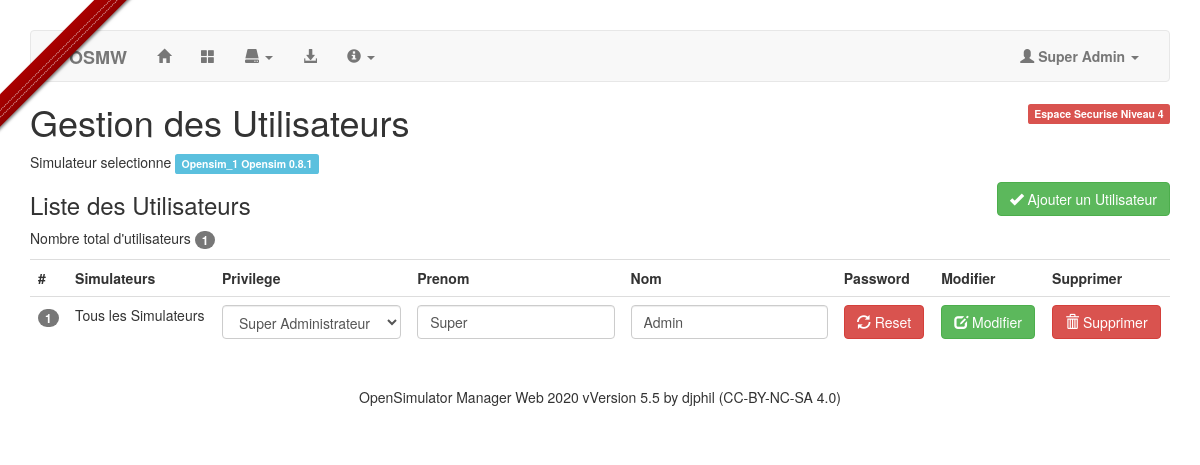
Screenshot of /?a=15 (signed in) with the database file from the repository.
### tables this page shows
CREATE TABLE `moteurs` (
  `osAutorise` tinyint(4) NOT NULL AUTO_INCREMENT,
  `id_os` varchar(50) NOT NULL,
  `name` varchar(50) NOT NULL,
  `version` varchar(50) NOT NULL,
  `address` varchar(50) NOT NULL,
  `DB_OS` varchar(50) NOT NULL,
  `hypergrid` varchar(255) NOT NULL,
  PRIMARY KEY (`osAutorise`)
);

CREATE TABLE `users` (
  `id` int(11) NOT NULL AUTO_INCREMENT,
  `firstname` varchar(15) NOT NULL,
  `lastname` varchar(15) NOT NULL,
  `password` text NOT NULL,
  `privilege` int(11) NOT NULL,
  `osAutorise` varchar(50) NOT NULL,
  PRIMARY KEY (`id`)
);

CREATE TABLE `config` (
  `id` int(11) NOT NULL AUTO_INCREMENT,
  `cheminAppli` varchar(50) NOT NULL,
  `destinataire` varchar(50) NOT NULL,
  `Autorized` int(2) NOT NULL,
  `NbAutorized` int(2) NOT NULL,
  `VersionOSMW` varchar(50) NOT NULL,
  `urlOSMW` varchar(255) NOT NULL,
  PRIMARY KEY (`id`)
);

### inc/fonctions.php (called while the page is built, shortened)
<?php
function INI_Conf($cles, $valeur)
{
    require('inc/mysqli.php');
    $sql = "SELECT * FROM config";
    $req = mysqli_query($db, $sql) or die('Erreur SQL !<p>'.$sql.'</p>'.mysqli_error($db));
    $data = mysqli_fetch_array($req);
    switch ($valeur)
    {
        case "VersionOSMW":
            $Version = $data['VersionOSMW'];
            break;
    }
    return $Version;
}
function INI_Conf_Moteur($cles, $valeur)
{
    require('inc/mysqli.php');
    $sql = "SELECT * FROM moteurs WHERE id_os = '".$cles."'";
    $req = mysqli_query($db, $sql) or die('Erreur SQL !<p>'.$sql.'</p>'.mysqli_error($db));
    $data = mysqli_fetch_array($req);
    $Version = "";
    switch ($valeur)
    {
        case "version":
            $Version = $data['version'];
            break;
    }
    return $Version;
}
?>

### inc/GestUsers.php (the view, shortened to what this page needs)
<?php
if (isset($_SESSION['authentification']) && $_SESSION['privilege'] >= 3)
{
    echo '<p class="pull-right"><span class="label label-danger">Espace Securise Niveau '.$_SESSION['privilege'].'</span></p>';
    echo '<h1>Gestion des Utilisateurs</h1>';
    echo '<p>Simulateur selectionne ';
    echo '<strong class="label label-info">'.$_SESSION['opensim_select'].' '.INI_Conf_Moteur($_SESSION['opensim_select'], "version").'</strong>';
    echo '</p>';
	$btnN3 = "disabled";
	if ($_SESSION['privilege'] == 4) {$btnN1 = ""; $btnN2 = ""; $btnN3 = "";}
    if (isset($_POST['cmd']) != 'Ajouter')
    {
        echo '<form class="form-group pull-right" method="post" action="">';
        echo '<button class="btn btn-success" type="submit" '.$btnN3.'>';
        echo '<i class="glyphicon glyphicon-ok"></i> Ajouter un Utilisateur</button>';
        echo '</form>';
        echo '<h3>Liste des Utilisateurs</h3>';
        $sql = 'SELECT * FROM users ORDER BY id ASC';
        $req = mysqli_query($db, $sql) or die('Erreur SQL !<p>'.$sql.'</p>'.mysqli_error($db));
        echo "<p>Nombre total d'utilisateurs <span class='badge'>".mysqli_num_rows($req)."</span></p>";
        echo '<table class="table table-hover">';
        echo '<tr>';
        echo '<th>#</th>';
        echo '<th>Simulateurs</th>';
        echo '<th>Privilege</th>';
        echo '<th>Prenom</th>';
        echo '<th>Nom</th>';
        echo '<th>Password</th>';
        echo '<th>Modifier</th>';
        echo '<th>Supprimer</th>';
        echo '</tr>';
        $sql = 'SELECT * FROM users ORDER BY id ASC';
        $req = mysqli_query($db, $sql) or die('Erreur SQL !<p>'.$sql.'</p>'.mysqli_error($db));
        $n = 0;
        $block = "disabled";
        while ($data = mysqli_fetch_assoc($req))
        {
            $n++;
            $privilege = $data['privilege'];
            $oldbtnN3 =  $btnN3;
            switch ($privilege)
            {
                case 4:
                if ($_SESSION['privilege'] == 4)
                {
                    $privilegetxt4 = "<option value='4' selected>Super Administrateur</option>";
                    $block = "";
                    $btnN3 = "";
                    break;
                }
                else
                {
                    $privilegetxt4 = "<option value='4' selected>Super Administrateur</option>";
                    $block = "disabled";
                    $btnN3 = "disabled";
                    break;
                }
            }
            echo '<tr>';
            echo '<form class="form-group" method="post" action="">';
            echo '<td><div class="badge">'.$n.'</div></td>';
            if ($data['privilege'] > 1) echo '<td>Tous les Simulateurs</td>';
            echo '<td>';
            echo '<select class="form-control" name="username_priv" '.$block.'>';
            echo '<option value="4" '.$privilegetxt4.'>Super Administrateur</option>';
            echo '</select>';
            echo '</td>';
            echo '<td><input class="form-control" type="text" name="NewFirstName" value="'.$data['firstname'].'" '.$btnN3.'></td>';
            echo '<td><input class="form-control" type="text" name="NewLastName" value="'.$data['lastname'].'" '.$btnN3.'></td>';
            echo '<td><button class="btn btn-danger" type="submit" name="cmd" value="Reset" '.$btnN3.'><i class="glyphicon glyphicon-refresh"></i> Reset</button></td>';
            echo '<td><button class="btn btn-success" type="submit" value="Modifier" name="cmd" '.$btnN3.'><i class="glyphicon glyphicon-edit"></i> Modifier</button></td>';
            echo '<td><button class="btn btn-danger" type="submit" value="Supprimer" name="cmd" '.$btnN3.'><i class="glyphicon glyphicon-trash"></i> Supprimer</button></td>';
            echo '</form>';
            echo '</tr>';
            $btnN3 = $oldbtnN3;
            $privilegetxt4 = "";
            $block = "";
        }
        echo '</table>';
    }
}
else {header('Location: index.php');}
?>

### index.php (shortened to what this page needs)
<?php
include_once('inc/mysqli.php');
include_once('inc/fonctions.php');
?>
<!DOCTYPE html>
<html lang="fr">
<head>
    <link rel="stylesheet" href="css/bootstrap.min.css">
    <link rel="stylesheet" media="all" id="css" href="<?php echo $url; ?>" />
    <link rel="stylesheet" href="css/gh-fork-ribbon.min.css">
    <link rel="stylesheet" href="css/btn3d.css">
    <link rel="stylesheet" href="css/osmw.css">
</head>
<body>
<div class="container">
<div class="github-fork-ribbon-wrapper left">
</div>
<?php
if (isset($_SESSION['authentification']))
{
	include_once 'inc/navbar.php';
    if (isset($_GET['a']) && !empty($_GET['a']))
    {
        $a = $_GET['a'];
        if ($a == "15") {include('inc/GestUsers.php');}
    }
} ?>
<footer class="footer">
    <p class="text-center">
        OpenSimulator Manager Web <?php echo date('Y'); ?> v<?php echo INI_Conf('VersionOSMW', 'VersionOSMW'); ?> by djphil (CC-BY-NC-SA 4.0)
    </p>
</footer>
</div>
</body>
</html>

### css/osmw.css (style rules this page uses)
body { padding-top: 25px; }
.footer { padding-top: 20px; padding-bottom: 20px; }

### rows the page displays
moteurs: version "Opensim 0.8.1"
users: privilege "Tous les Simulateurs", NewFirstName "Super", NewLastName "Admin"
config: VersionOSMW "Version 5.5"

### other values shown
$_SESSION['login'] "Super Admin"
$_SESSION['privilege'] "4"
$_SESSION['opensim_select'] "Opensim_1"
mysqli_num_rows($req) "1"
